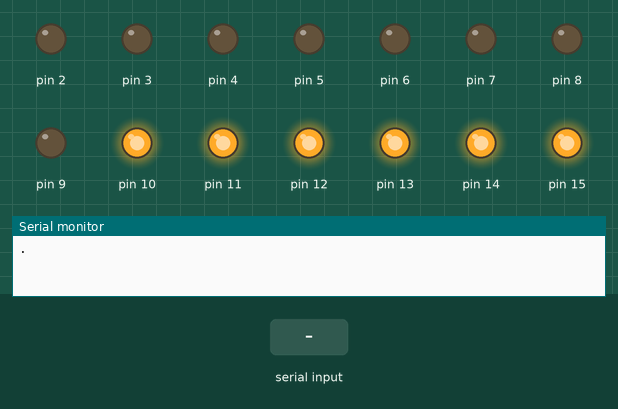
Recording of a sketch running on a simulated Arduino Uno, built with avr-gcc and run on an emulated ATmega328P. Parts: output pins drawn as LEDs (lit = HIGH), the last lines printed to the serial monitor. Inputs (shaded band) come from the test bench. Pins used as bus, display or sensor lines are not drawn.

Above: at 1.2 s.
1.3 s: "5\n" received over Serial
At 1.7 s:
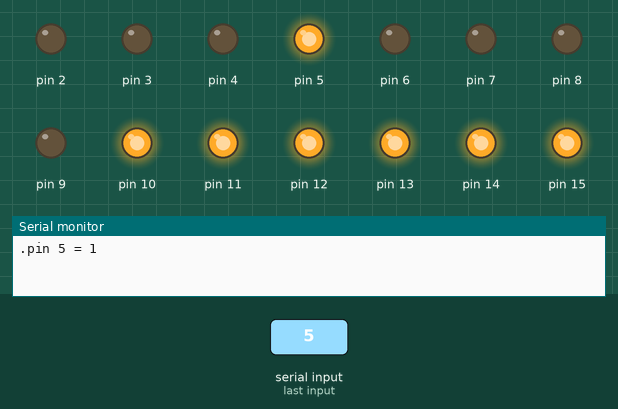
Timing chart, 0 to 4.3 s (numbered marks = the images above; inputs shaded):
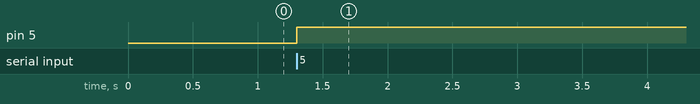

The sketch:

testing4.ino
```cpp
volatile int pinStatus[54] = {0,0,0,0,0,0,0,0,0,0,0,0,0,0,0,0,0,0,0,0,0,0,0,0,0,0,0,0,0,0,0,0,0,0,0,0,0,0,0,0,0,0,0,0,0,0,0,0,0,0,0,0,0,0}; //status of the pin: HIGH or LOW

void setup() {
  // put your setup code here, to run once:
  Serial.begin(9600);
  for(int i = 0;i<=53;i++){ //sets up the pins and turns them off
    pinMode(i,OUTPUT);
    digitalWrite(i,LOW);
  }
  digitalWrite(10, HIGH);
  digitalWrite(11, HIGH);
  digitalWrite(12, HIGH);
  digitalWrite(13, HIGH);
  digitalWrite(14, HIGH);
  digitalWrite(15, HIGH);
  digitalWrite(16, HIGH);

  Serial.print('.');
}

void loop() {
   if (Serial.available() > 0){ //Checks if there is serial available
    int pin = Serial.parseInt(); //reads the pin input
    if(pinStatus[pin] == 0){ //toggles status
      pinStatus[pin] = 1;
    }
    else{
      pinStatus[pin] = 0;
    }
    digitalWrite(pin,pinStatus[pin]); //sets the pin to the current status
    Serial.print("pin ");
    Serial.print(pin);
    Serial.print(" = ");
    Serial.println(pinStatus[pin]);


  }
}
```

Measured:
- after the input at 1.3 s, pin 5: LOW → HIGH at once
